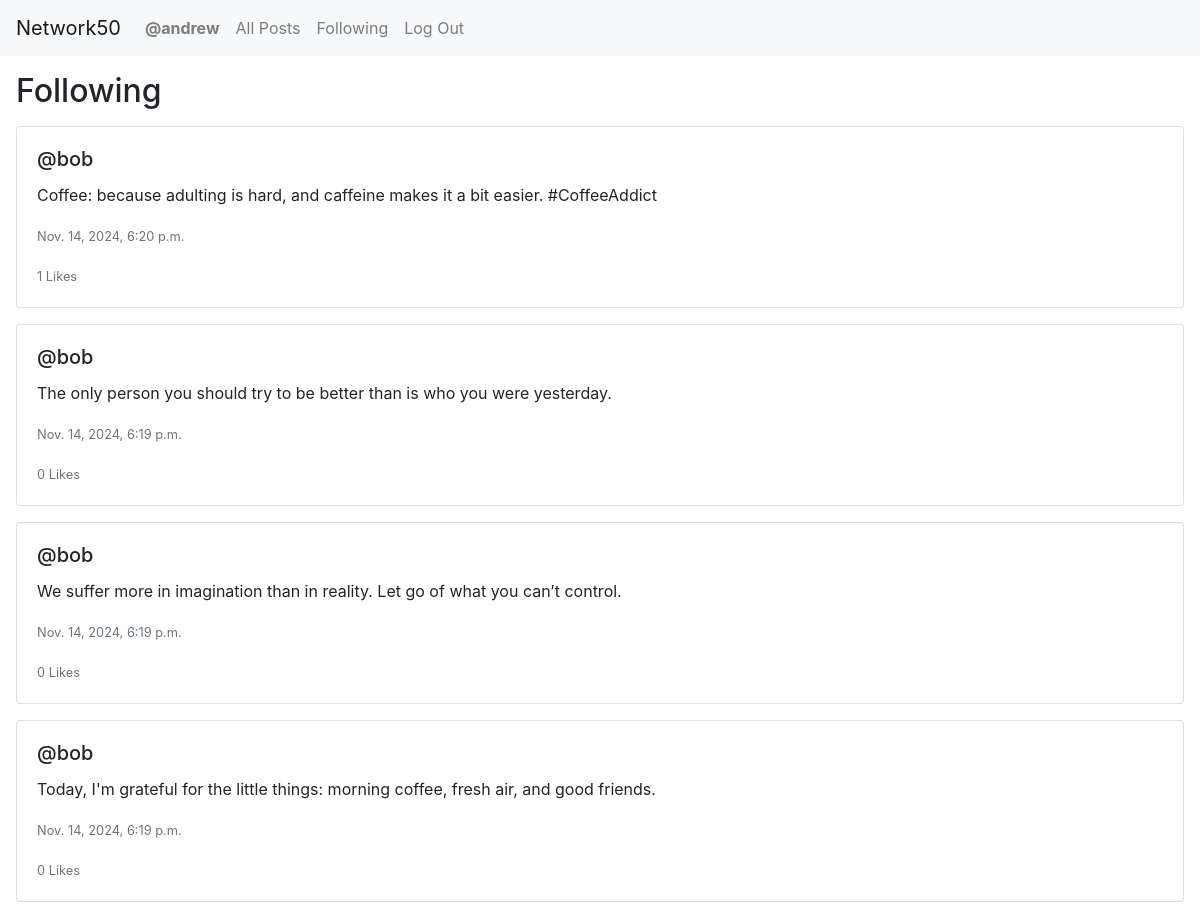
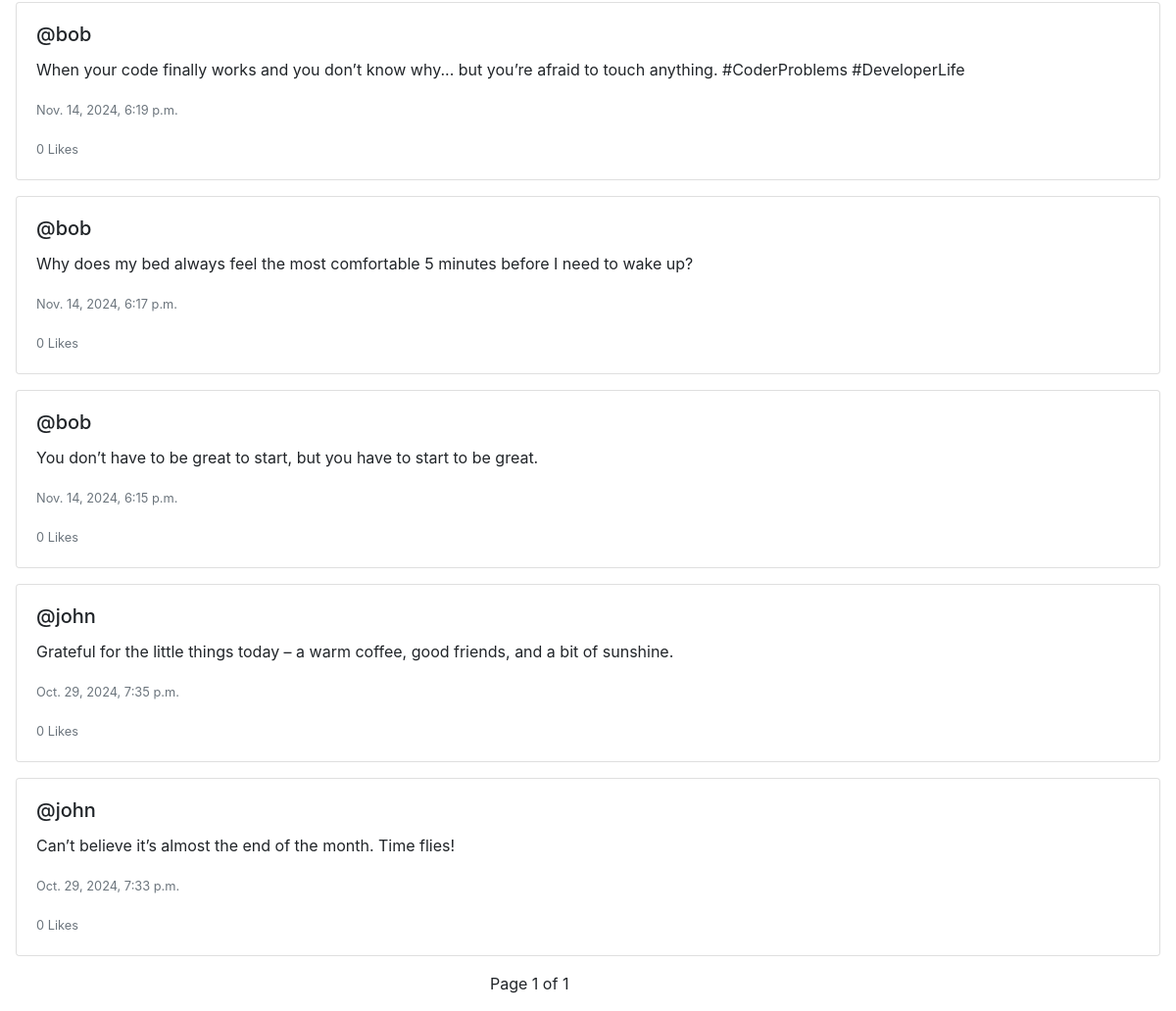
Page /following (signed in) on the committed database (2 pictures, top to bottom).
### network/models.py (models this page shows, shortened)
class User(AbstractUser):
    following = models.ManyToManyField("self", symmetrical=False, related_name="followers")

class Post(models.Model):
    user = models.ForeignKey(User, on_delete=models.CASCADE, related_name="posts")
    content = models.TextField()
    timestamp = models.DateTimeField(auto_now_add=True)
    likes = models.ManyToManyField(User, related_name="liked_posts", blank=True)

### network/views.py (the view)
# urls.py: path("following", views.following, name="following"),
@login_required
def following(request):
    following_users = request.user.following.all()
    posts = Post.objects.filter(user__in=following_users).order_by("-timestamp")
    paginator = Paginator(posts, 10)
    page_number = request.GET.get("page")
    page_obj = paginator.get_page(page_number)
    return render(request, "network/following.html", {
        "page_obj": page_obj
    })

### network/templates/network/following.html (shortened to what this page needs)
{% extends "network/layout.html" %}
{% block body %}
    <h2 class="my-3 mx-3">Following</h2>
    <div class="posts my-3 mx-3">
        {% for post in page_obj %}
            <div class="post card mb-3">
                <div class="card-body">
                    <h5 class="card-title">@{{ post.user.username }}</h5>
                    <p class="card-text">{{ post.content }}</p>
                    <p class="card-text"><small class="text-muted">{{ post.timestamp }}</small></p>
                    <p class="card-text"><small class="text-muted">{{ post.likes.count }} Likes</small></p>
                </div>
            </div>
        {% empty %}
            <p>You are not following any users or they haven’t made any posts yet.</p>
        {% endfor %}
    </div>
    <div class="pagination mx-auto my-3" style="width: 200px">
        <span class="step-links">
            <span class="current">
                Page {{ page_obj.number }} of {{ page_obj.paginator.num_pages }}
            </span>
        </span>
    </div>
{% endblock %}

### network/templates/network/layout.html (shortened to what this page needs)
{% load static %}
<!DOCTYPE html>
<html lang="en">
    <head>
        <link rel="stylesheet" href="https://stackpath.bootstrapcdn.com/bootstrap/4.4.1/css/bootstrap.min.css">
        <link href="{% static 'network/styles.css' %}" rel="stylesheet">
    </head>
    <body>
        <nav class="navbar navbar-expand-lg navbar-light bg-light">
            <a class="navbar-brand" href="{% url 'index' %}">Network50</a>
            <div>
              <ul class="navbar-nav mr-auto">
                {% if user.is_authenticated %}
                    <li class="nav-item">
                        <a class="nav-link" href="{% url 'profile' user.username %}"><strong>@{{ user.username }}</strong></a>
                    </li>
                {% endif %}
                <li class="nav-item">
                  <a class="nav-link" href="{% url 'index' %}">All Posts</a>
                </li>
                {% if user.is_authenticated %}
                    <li class="nav-item">
                        <a class="nav-link" href="{% url 'following' %}">Following</a>
                    </li>
                    <li class="nav-item">
                        <a class="nav-link" href="{% url 'logout' %}">Log Out</a>
                    </li>
                {% endif %}
              </ul>
            </div>
          </nav>
        <div class="body">
            {% block body %}
            {% endblock %}
        </div>
    </body>
</html>

### rows in the picture
User: username "andrew"
Post: user.username "bob", content "Coffee: because adulting is hard, and caffeine makes it a bit easier. #CoffeeAddict", timestamp "Nov. 14, 2024, 6:20 p.m.", likes.count "1"
Post: user.username "bob", content "The only person you should try to be better than is who you were yesterday.", timestamp "Nov. 14, 2024, 6:19 p.m.", likes.count "0"
Post: user.username "bob", content "We suffer more in imagination than in reality. Let go of what you can’t control.", timestamp "Nov. 14, 2024, 6:19 p.m.", likes.count "0"
Post: user.username "bob", content "Today, I'm grateful for the little things: morning coffee, fresh air, and good friends.", timestamp "Nov. 14, 2024, 6:19 p.m.", likes.count "0"
Post: user.username "bob", content "When your code finally works and you don’t know why... but you’re afraid to touch anything. #CoderProblems #DeveloperLife", timestamp "Nov. 14, 2024, 6:19 p.m.", likes.count "0"
Post: user.username "bob", content "Why does my bed always feel the most comfortable 5 minutes before I need to wake up?", timestamp "Nov. 14, 2024, 6:17 p.m.", likes.count "0"
Post: user.username "bob", content "You don’t have to be great to start, but you have to start to be great.", timestamp "Nov. 14, 2024, 6:15 p.m.", likes.count "0"
Post: user.username "john", content "Grateful for the little things today – a warm coffee, good friends, and a bit of sunshine.", timestamp "Oct. 29, 2024, 7:35 p.m.", likes.count "0"
Post: user.username "john", content "Can’t believe it’s almost the end of the month. Time flies!", timestamp "Oct. 29, 2024, 7:33 p.m.", likes.count "0"

### other values in the picture
{{ page_obj.number }} "1"
{{ page_obj.paginator.num_pages }} "1"
